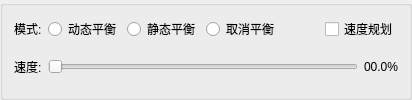
      <widget class="QGroupBox" name="groupBox_21">
       <property name="title">
        <string/>
       </property>
       <layout class="QVBoxLayout" name="verticalLayout_36">
        <item>
         <layout class="QHBoxLayout" name="horizontalLayout_40">
          <item>
           <widget class="QLabel" name="label_68">
            <property name="text">
             <string>模式:</string>
            </property>
           </widget>
          </item>
          <item>
           <widget class="QRadioButton" name="radioButton_dynamic_balance">
            <property name="text">
             <string>动态平衡</string>
            </property>
           </widget>
          </item>
          <item>
           <widget class="QRadioButton" name="radioButton_static_balance">
            <property name="text">
             <string>静态平衡</string>
            </property>
           </widget>
          </item>
          <item>
           <widget class="QRadioButton" name="radioButton_no_balance">
            <property name="text">
             <string>取消平衡</string>
            </property>
           </widget>
          </item>
          <item>
           <spacer name="horizontalSpacer_3">
            <property name="orientation">
             <enum>Qt::Horizontal</enum>
            </property>
            <property name="sizeType">
             <enum>QSizePolicy::Expanding</enum>
            </property>
            <property name="sizeHint" stdset="0">
             <size>
              <width>40</width>
              <height>20</height>
             </size>
            </property>
           </spacer>
          </item>
          <item>
           <widget class="QCheckBox" name="checkBox_enable_speed_plan">
            <property name="text">
             <string>速度规划</string>
            </property>
           </widget>
          </item>
         </layout>
        </item>
        <item>
         <layout class="QHBoxLayout" name="horizontalLayout_48">
          <item>
           <widget class="QLabel" name="label_67">
            <property name="text">
             <string>速度:</string>
            </property>
           </widget>
          </item>
          <item>
           <widget class="QSlider" name="horizontalSlider_speed_percent">
            <property name="sizePolicy">
             <sizepolicy hsizetype="Expanding" vsizetype="Preferred">
              <horstretch>0</horstretch>
              <verstretch>0</verstretch>
             </sizepolicy>
            </property>
            <property name="minimumSize">
             <size>
              <width>0</width>
              <height>0</height>
             </size>
            </property>
            <property name="minimum">
             <number>1</number>
            </property>
            <property name="maximum">
             <number>1000</number>
            </property>
            <property name="tracking">
             <bool>true</bool>
            </property>
            <property name="orientation">
             <enum>Qt::Horizontal</enum>
            </property>
            <property name="invertedAppearance">
             <bool>false</bool>
            </property>
            <property name="invertedControls">
             <bool>false</bool>
            </property>
           </widget>
          </item>
          <item>
           <widget class="QLabel" name="label_speed_percent">
            <property name="text">
             <string>00.0%</string>
            </property>
           </widget>
          </item>
         </layout>
        </item>
       </layout>
      </widget>
